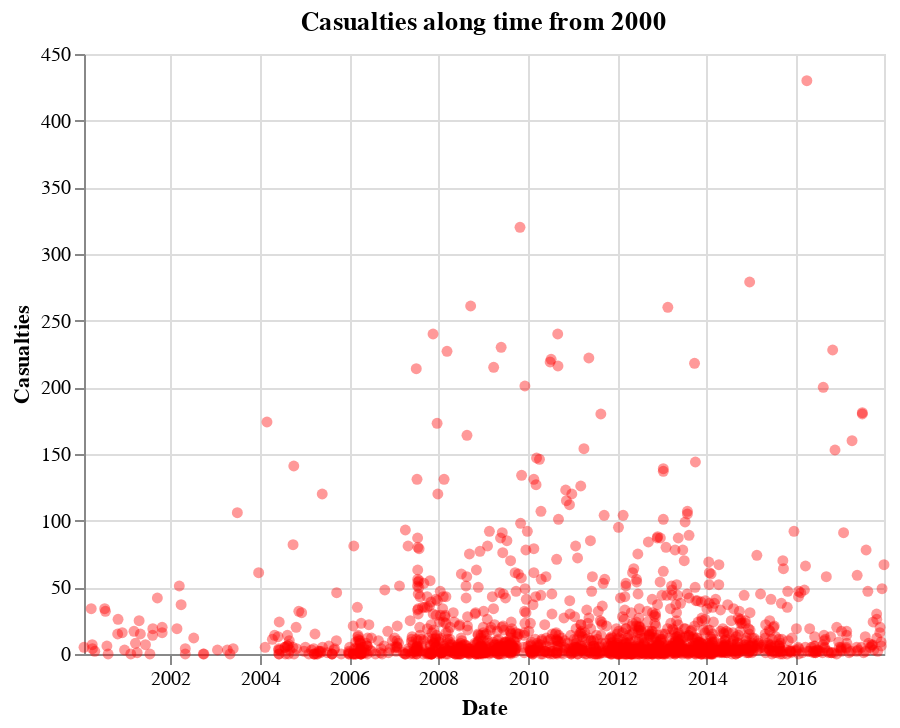

Here is the notebook cell this chart was saved with:
### Code cell
alt.Chart(source[source.date>="2000-01-01"].reset_index(drop=True)).mark_circle(color='red', opacity=.4).encode(
    alt.X('date:T', title="Date"),
    alt.Y('Casualties:Q'),
    tooltip=['Casualties', 'date']
).properties(
    title="Casualties from 2000"
)

### Figure 1 — Vega-Lite specification as saved in the notebook (floating-point values rounded to 4 significant figures; data arrays with more than 128 entries replaced by an {"elided": "..."} marker saying what was removed)
{"$schema": "https://vega.github.io/schema/vega-lite/v4.8.1.json", "config": {"view": {"continuousHeight": 300, "continuousWidth": 400}}, "data": {"name": "data-ed7c60860a25ac66659c5ce65ed80a38"}, "datasets": {"data-ed7c60860a25ac66659c5ce65ed80a38": {"elided": "1573 records"}}, "encoding": {"tooltip": [{"field": "Casualties", "type": "quantitative"}, {"field": "date", "type": "temporal"}], "x": {"field": "date", "title": "Date", "type": "temporal"}, "y": {"field": "Casualties", "type": "quantitative"}}, "mark": {"color": "red", "opacity": 0.4, "type": "circle"}, "title": "Casualties along time from 2000"}
